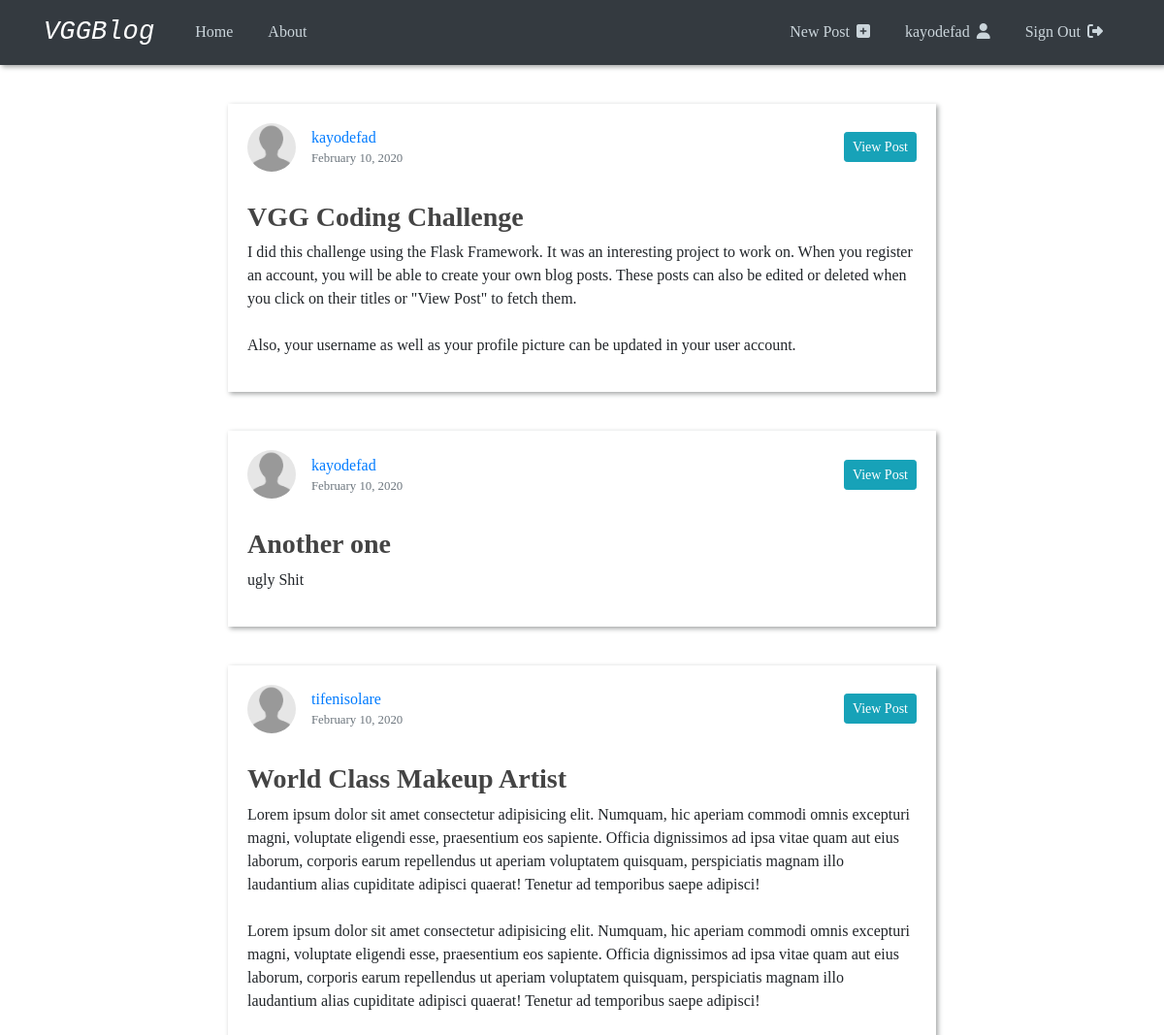
Screenshot of /home (signed in) with the database file from the repository.
### vggblog/models.py (models this page shows, shortened)
class User(db.Model, UserMixin):
  id = db.Column(db.Integer, primary_key=True)
  username = db.Column(db.String(20), unique=True, nullable=False)
  image_file = db.Column(db.String(20), nullable=False, default='default.jpg')
  password = db.Column(db.String(60), nullable=False)
  posts = db.relationship('Post', backref='author', lazy=True)

class Post(db.Model):
  id = db.Column(db.Integer, primary_key=True)
  title = db.Column(db.String(100), nullable=False)
  date_posted = db.Column(db.DateTime, nullable=False, default=datetime.utcnow)
  content = db.Column(db.Text, nullable=False)
  user_id = db.Column(db.Integer, db.ForeignKey('user.id'), nullable=False)

### vggblog/routes.py (the view)
@app.route('/home')
def home():
    posts = Post.query.all()
    return render_template('home.html', posts=posts)

### vggblog/models.py (called while the page is built)
@login_manager.user_loader
def load_user(user_id):
  return User.query.get(int(user_id))

### vggblog/templates/home.html
{% extends "layout.html" %}
{% block content %}
  {% for post in posts %}
  <article class="content-section post">
    <div class="article-header">
      <div class="info-container">
        <img class="rounded-circle article-img" src="{{url_for('static', filename='profile_pics/' + post.author.image_file)}}" alt="">
        <div class="article-metadata">
          <a class="mr-2" href="#">{{ post.author.username }}</a>
          <small class="text-muted">{{ post.date_posted.strftime('%B %d, %Y') }}</small>
        </div>
      </div>
      <a class="btn btn-info btn-sm" href="{{ url_for('post', post_id=post.id) }}" role="button">View Post</a>
    </div>
    <div class="media-body">
      <h3><a class="article-title" href="{{ url_for('post', post_id=post.id) }}">{{ post.title }}</a></h3>
      <p class="article-content">{{ post.content }}</p>
    </div>
  </article>
  {% endfor %}
{% endblock content %}

### vggblog/templates/layout.html (shortened to what this page needs)
<!DOCTYPE html>
<html lang="en">
  <head>
    <link
      rel="stylesheet"
      href="https://stackpath.bootstrapcdn.com/bootstrap/4.4.1/css/bootstrap.min.css"
    />
    <link rel="stylesheet" type="text/css" href="{{ url_for('static', filename='main.css') }}">
  </head>
  <body>
    <header class="site-header">
      <nav class="navbar navbar-expand-md navbar-dark bg-dark">
        <div class="container">
          <a class="navbar-brand mr-4" href="{{ url_for('home') }}">VGGBlog</a>
          <div class="collapse navbar-collapse" id="navbarToggle">
            <div class="navbar-nav mr-auto">
              <a class="nav-item nav-link" href="{{ url_for('home') }}">Home</a>
              <a class="nav-item nav-link" href="{{ url_for('about') }}">About</a>
            </div>
            <div class="navbar-nav">
              {% if current_user.is_authenticated %}
              <a class="nav-item nav-link" href="{{ url_for('new_post') }}">New Post <i class="fas fa-plus-square"></i></a>
              <a style="text-transform: lowercase;" class="nav-item nav-link" href="{{ url_for('account') }}">{{current_user.username}} <i class="fas fa-user"></i></a s>
              <a class="nav-item nav-link" href="{{ url_for('logout') }}">Sign Out <i class="fas fa-sign-out-alt"></i></a>
              {% else %}
              <a class="nav-item nav-link" href="{{ url_for('login') }}">Sign In <i class="fas fa-sign-in-alt"></i></a>
              <a class="nav-item nav-link" href="{{ url_for('register') }}">Become a Member <i class="fas fa-hand-point-right"></i></a>
              {% endif %}
            </div>
          </div>
        </div>
      </nav>
    </header>
    <main role="main" class="container">
    <div class="row">
      <div class="col-md-8 mx-auto">
        {% block content %}{% endblock %}
      </div>
    </div>
    </main>
  </body>
</html>

### vggblog/static/main.css (style rules this page uses)
body { font-family: Cambria, Cochin, Georgia, Times, 'Times New Roman', serif; }
h1, h2, h3, h4, h5, h6 { color: #444444; }
header { position: sticky; top: 0; z-index: 50; box-shadow: 2px 2px 5px rgb(161, 163, 163); }
.site-header .navbar-brand { font-family: 'Cookie', cursive; font-family: 'Courier New', Courier, monospace; font-style: italic; font-size: 1.7rem; }
.site-header .navbar-nav .nav-link { color: #cbd5db; margin: 0 10px; }
.site-header .navbar-nav i { margin-left: 3px; }
main { margin-top: 2.5rem; }
.article-header { display: flex; align-items: center; justify-content: space-between; }
.content-section .info-container { display: flex; align-items: center; }
.post { margin-bottom: 40px; box-shadow: 2px 2px 5px rgb(161, 163, 163); padding: 20px; }
.content-section h3 { margin-top: 30px; }
.article-title { color: #444444; font-weight: bold; }
.article-content { white-space: pre-line; }
.article-img { height: 50px; width: 50px; margin-right: 16px; }
.article-metadata { display: flex; flex-direction: column; }

### rows the page displays
User: username "kayodefad"
Post: image_file (placeholder picture), author.username "kayodefad", date_posted "February 10, 2020", title "VGG Coding Challenge", content "I did this challenge using the Flask Framework. It was an interesting project to work on. When you register an account, you will be able to create your own blog posts. These posts can also be edited or deleted when you click on their titles or \"View Post\" to fetch them. Also, your username as well as your profile picture can be updated in your user account."
Post: image_file (placeholder picture), author.username "kayodefad", date_posted "February 10, 2020", title "Another one", content "ugly Shit"
Post: image_file (placeholder picture), author.username "tifenisolare", date_posted "February 10, 2020", title "World Class Makeup Artist", content "Lorem ipsum dolor sit amet consectetur adipisicing elit. Numquam, hic aperiam commodi omnis excepturi magni, voluptate eligendi esse, praesentium eos sapiente. Officia dignissimos ad ipsa vitae quam aut eius laborum, corporis earum repellendus ut aperiam voluptatem quisquam, perspiciatis magnam illo laudantium alias cupiditate adipisci quaerat! Tenetur ad temporibus saepe adipisci! Lorem ipsum dolor sit amet consectetur adipisicing elit. Numquam, hic aperiam commodi omnis excepturi magni, voluptate eligendi esse, praesentium eos sapiente. Officia dignissimos ad ipsa vitae quam aut eius laborum, corporis earum repellendus ut aperiam voluptatem quisquam, perspiciatis magnam illo laudantium…"
